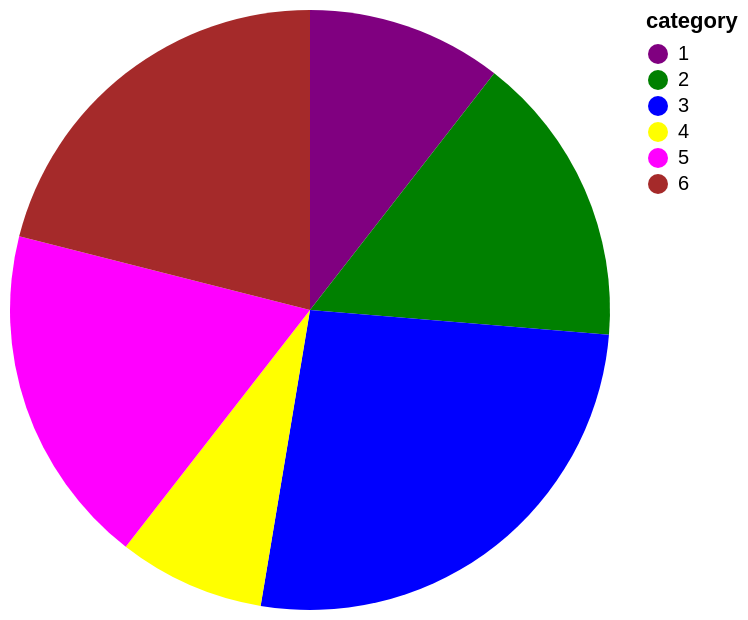

The specification (Vega-Lite) saved for this image:
### Vega-Lite specification from a JSON file in a GitHub repository (floating-point values rounded to 4 significant figures)
{"$schema": "https://vega.github.io/schema/vega-lite/v5.json", "description": "A simple pie chart with embedded data.", "data": {"values": [{"category": 1, "value": 4}, {"category": 2, "value": 6}, {"category": 3, "value": 10}, {"category": 4, "value": 3}, {"category": 5, "value": 7}, {"category": 6, "value": 8}]}, "mark": "arc", "encoding": {"theta": {"field": "value", "type": "quantitative"}, "color": {"field": "category", "type": "nominal", "scale": {"range": ["purple", "green", "blue", "yellow", "magenta", "brown"], "domain": {"unionWith": [5, 6]}}}}}
